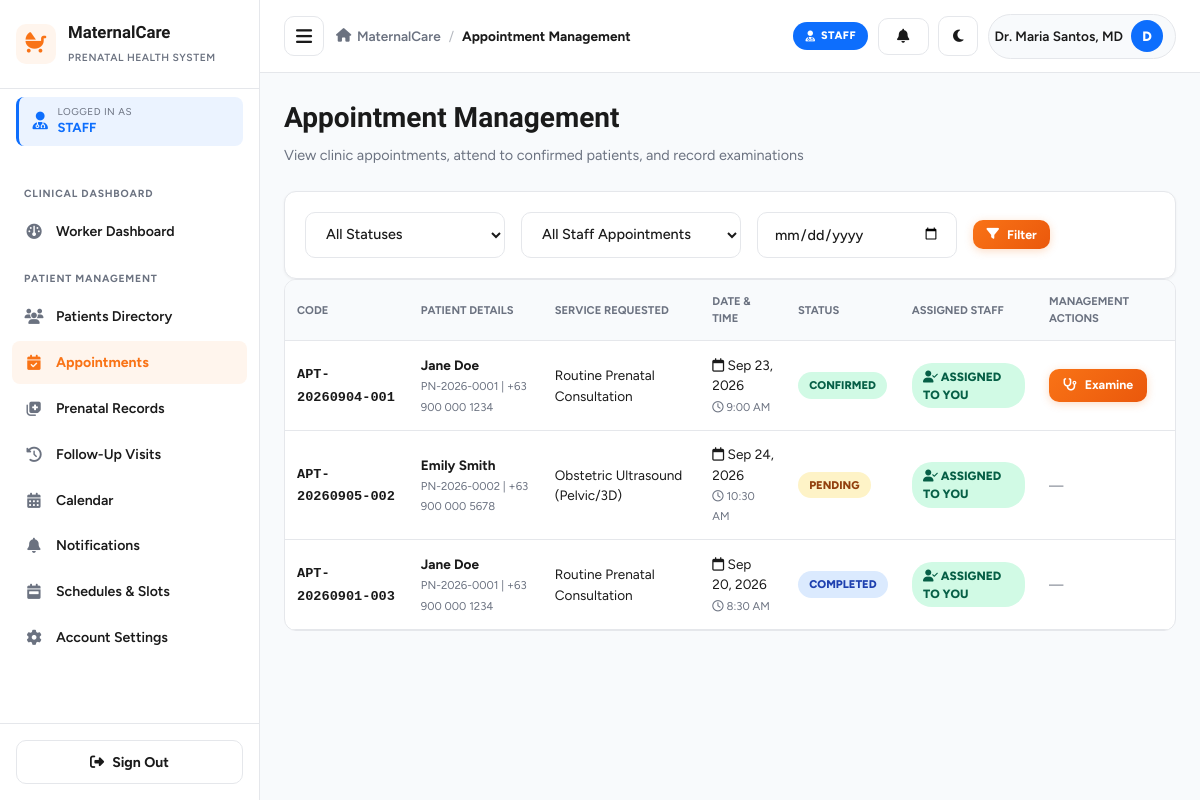
The page /worker/appointments.php (signed in) on the database its author committed.
### tables this page shows
CREATE TABLE IF NOT EXISTS `appointments` (
    `id` INT AUTO_INCREMENT PRIMARY KEY,
    `appointment_code` VARCHAR(20) NOT NULL UNIQUE,
    `patient_id` INT NOT NULL,
    `service_id` INT NOT NULL,
    `healthcare_worker_id` INT DEFAULT NULL,
    `appointment_date` DATE NOT NULL,
    `appointment_time` TIME NOT NULL,
    `status` ENUM('pending', 'confirmed', 'completed', 'cancelled', 'missed') NOT NULL DEFAULT 'pending',
    `notes` TEXT DEFAULT NULL,
    `room` VARCHAR(100) DEFAULT NULL,
    `worker_notified` TINYINT(1) NOT NULL DEFAULT 0,
    `worker_confirmed_at` DATETIME DEFAULT NULL,
    `created_at` TIMESTAMP DEFAULT CURRENT_TIMESTAMP,
    `updated_at` TIMESTAMP DEFAULT CURRENT_TIMESTAMP ON UPDATE CURRENT_TIMESTAMP,
    INDEX `idx_appt_date_service` (`appointment_date`, `service_id`, `status`),
    FOREIGN KEY (`patient_id`) REFERENCES `patients`(`id`) ON DELETE CASCADE,
    FOREIGN KEY (`service_id`) REFERENCES `services`(`id`) ON DELETE RESTRICT,
    FOREIGN KEY (`healthcare_worker_id`) REFERENCES `users`(`id`) ON DELETE SET NULL
);

CREATE TABLE IF NOT EXISTS `users` (
    `id` INT AUTO_INCREMENT PRIMARY KEY,
    `username` VARCHAR(50) NOT NULL UNIQUE,
    `email` VARCHAR(100) NOT NULL UNIQUE,
    `password` VARCHAR(255) NOT NULL,
    `role` ENUM('patient', 'healthcare_worker', 'admin') NOT NULL DEFAULT 'patient',
    `full_name` VARCHAR(100) NOT NULL,
    `phone` VARCHAR(20) DEFAULT NULL,
    `status` ENUM('active', 'inactive', 'archived') NOT NULL DEFAULT 'active',
    `address` TEXT DEFAULT NULL,
    `avatar` VARCHAR(255) DEFAULT NULL,
    `room` VARCHAR(100) DEFAULT NULL,
    `deleted_at` TIMESTAMP NULL DEFAULT NULL,
    `created_at` TIMESTAMP DEFAULT CURRENT_TIMESTAMP,
    `updated_at` TIMESTAMP DEFAULT CURRENT_TIMESTAMP ON UPDATE CURRENT_TIMESTAMP
);

CREATE TABLE IF NOT EXISTS `patients` (
    `id` INT AUTO_INCREMENT PRIMARY KEY,
    `user_id` INT NOT NULL,
    `patient_code` VARCHAR(20) NOT NULL UNIQUE,
    `dob` DATE DEFAULT NULL,
    `address` TEXT DEFAULT NULL,
    `blood_type` VARCHAR(5) DEFAULT 'A+',
    `emergency_contact_name` VARCHAR(100) DEFAULT NULL,
    `emergency_contact_phone` VARCHAR(20) DEFAULT NULL,
    `lmp` DATE DEFAULT NULL,
    `edd` DATE DEFAULT NULL,
    `gravida` INT DEFAULT 1,
    `para` INT DEFAULT 0,
    `abortus` INT DEFAULT 0,
    `medical_history` TEXT DEFAULT NULL,
    `created_at` TIMESTAMP DEFAULT CURRENT_TIMESTAMP,
    FOREIGN KEY (`user_id`) REFERENCES `users`(`id`) ON DELETE CASCADE
);

CREATE TABLE IF NOT EXISTS `services` (
    `id` INT AUTO_INCREMENT PRIMARY KEY,
    `service_name` VARCHAR(100) NOT NULL,
    `description` TEXT DEFAULT NULL,
    `duration_minutes` INT NOT NULL DEFAULT 30,
    `max_daily_slots` INT NOT NULL DEFAULT 15,
    `form_fields` LONGTEXT DEFAULT NULL,
    `updated_at` TIMESTAMP NULL DEFAULT NULL,
    `is_active` TINYINT(1) NOT NULL DEFAULT 1,
    `created_at` TIMESTAMP DEFAULT CURRENT_TIMESTAMP
);

### config/config.php (called while the page is built, shortened)
<?php
function sanitize($data) {
    return htmlspecialchars(trim((string)$data), ENT_QUOTES, 'UTF-8');
}
function getUnreadNotificationCount($userId = null) {
    $userId = $userId ?? getCurrentUserId();
    try {
        $stmt = getDB()->prepare("SELECT COUNT(*) FROM notifications WHERE user_id = ? AND is_read = 0");
        $stmt->execute([$userId]);
        return (int)$stmt->fetchColumn();
    } catch (Exception $e) {
        return 0;
    }
}
function formatDate($dateStr, $format = 'M d, Y') {
    return date($format, strtotime($dateStr));
}
function getCurrentUserId() {
    return $_SESSION['user_id'] ?? null;
}

### worker/appointments.php (the view, shortened to what this page needs)
<?php
require_once __DIR__ . '/../config/config.php';
$userId = getCurrentUserId();
$statusFilter = $_GET['status'] ?? 'all';
$staffFilter = $_GET['staff'] ?? 'all';
$dateFilter = $_GET['date'] ?? '';
try {
    $db = getDB();
    $sql = "SELECT a.*, s.service_name, u.full_name as patient_name, u.phone as patient_phone,
            p.patient_code, hw.full_name as worker_name
            FROM appointments a
            JOIN patients p ON a.patient_id = p.id
            JOIN users u ON p.user_id = u.id
            JOIN services s ON a.service_id = s.id
            LEFT JOIN users hw ON a.healthcare_worker_id = hw.id
            WHERE 1=1";
    $params = [];
    $sql .= " ORDER BY FIELD(a.status, 'confirmed', 'pending', 'completed', 'missed', 'cancelled'), a.appointment_date ASC, a.appointment_time ASC";
    $stmt = $db->prepare($sql);
    $stmt->execute($params);
    $appointments = $stmt->fetchAll();
} catch (Exception $e) {
    die("Error loading appointments: " . $e->getMessage());
}
include __DIR__ . '/../includes/header.php';
?>
<div class="page-header">
    <div class="page-title">
        <h1>Appointment Management</h1>
        <p>View clinic appointments, attend to confirmed patients, and record examinations</p>
    </div>
</div>
<div class="dashboard-card" style="padding: 1.25rem;">
    <form method="GET" action="" style="display:flex; gap:1rem; flex-wrap:wrap; align-items:center;">
        <select name="status" class="form-control" style="max-width:200px;">
            <option value="all" <?php echo $statusFilter === 'all' ? 'selected' : ''; ?>>All Statuses</option>
        </select>
        <select name="staff" class="form-control" style="max-width:220px;">
            <option value="all" <?php echo $staffFilter === 'all' ? 'selected' : ''; ?>>All Staff Appointments</option>
        </select>
        <input type="date" name="date" class="form-control" style="max-width:200px;" value="<?php echo sanitize($dateFilter); ?>">
        <button type="submit" class="btn btn-primary btn-sm">
            <i class="fa-solid fa-filter"></i> Filter
        </button>
    </form>
</div>
<div class="table-responsive">
    <table class="table">
        <thead>
            <tr>
                <th>Code</th>
                <th>Patient Details</th>
                <th>Service Requested</th>
                <th>Date & Time</th>
                <th>Status</th>
                <th>Assigned Staff</th>
                <th>Management Actions</th>
            </tr>
        </thead>
        <tbody>
            <?php if (count($appointments) > 0): ?>
                <?php foreach ($appointments as $a): ?>
                    <tr>
                        <td><strong><code><?php echo sanitize($a['appointment_code']); ?></code></strong></td>
                        <td>
                            <strong><?php echo sanitize($a['patient_name']); ?></strong><br>
                            <small class="text-muted"><?php echo sanitize($a['patient_code']); ?> | <?php echo sanitize($a['patient_phone']); ?></small>
                        </td>
                        <td><?php echo sanitize($a['service_name']); ?></td>
                        <td>
                            <i class="fa-regular fa-calendar"></i> <?php echo formatDate($a['appointment_date']); ?><br>
                            <small class="text-muted"><i class="fa-regular fa-clock"></i> <?php echo date('g:i A', strtotime($a['appointment_time'])); ?></small>
                        </td>
                        <td>
                            <span class="badge badge-<?php echo $a['status']; ?>"><?php echo ucfirst($a['status']); ?></span>
                        </td>
                        <td>
                            <?php if (!empty($a['worker_name'])): ?>
                                <?php if ((int)$a['healthcare_worker_id'] === (int)$userId): ?>
                                    <span class="badge badge-confirmed" style="font-size:0.75rem;">
                                        <i class="fa-solid fa-user-check"></i> ASSIGNED TO YOU
                                    </span>
                                <?php else: ?>
                                    <i class="fa-solid fa-user-doctor text-primary"></i> <?php echo sanitize($a['worker_name']); ?>
                                <?php endif; ?>
                            <?php else: ?>
                                <span class="badge badge-pending" style="font-size:0.75rem;">Unassigned</span>
                            <?php endif; ?>
                        </td>
                        <td>
                            <?php if ($a['status'] === 'confirmed'): ?>
                                <a href="examine.php?id=<?php echo (int)$a['id']; ?>" class="btn btn-primary btn-sm">
                                    <i class="fa-solid fa-stethoscope"></i> Examine
                                </a>
                            <?php else: ?>
                                <span class="text-muted" style="font-size:0.82rem;">—</span>
                            <?php endif; ?>
                        </td>
                    </tr>
                <?php endforeach; ?>
            <?php endif; ?>
        </tbody>
    </table>
</div>
<?php include __DIR__ . '/../includes/footer.php'; ?>

### assets/css/style.css (style rules this page uses)
:root { --primary: #f97316; --primary-dark: #ea580c; --primary-light: #fff5ed; --success: #10b981; --warning: #f59e0b; --danger: #dc3545; --info: #0d6efd; --bg-body: #f8fafc; --surface: #ffffff; --text-dark: #1a1a1a; --text-muted: #6b7280; --border-color: #e5e7eb; --radius-sm: 8px; --radius-md: 12px; --radius-lg: 16px; --shadow-sm: 0 1px 3px rgba(0, 0, 0, 0.05); --shadow-md: 0 4px 12px rgba(0, 0, 0, 0.08); --shadow-lg: 0 10px 30px rgba(0, 0, 0, 0.12); --transition: all 0.25s ease; --sidebar-width: 260px; }
* { margin: 0; padding: 0; box-sizing: border-box; }
html, body { max-width: 100%; overflow-x: hidden; }
body { font-family: 'Figtree', -apple-system, BlinkMacSystemFont, 'Segoe UI', sans-serif; background: var(--bg-body); color: var(--text-dark); line-height: 1.5; font-size: 15px; transition: background 0.3s ease, color 0.3s ease; }
h1, h2, h3, h4, h5, h6 { font-family: 'Bricolage Grotesque', 'Figtree', sans-serif; font-weight: 700; color: var(--text-dark); }
a { color: inherit; text-decoration: none; }
.page-header { display: flex; justify-content: space-between; align-items: flex-start; gap: 1rem; margin-bottom: 1.5rem; flex-wrap: wrap; }
.page-header h1 { font-size: 1.75rem; margin-bottom: 0.35rem; }
.page-header p { color: var(--text-muted); font-size: 0.9rem; }
.dashboard-card { background: var(--surface); border: 1px solid var(--border-color); border-radius: var(--radius-md); padding: 1.5rem; box-shadow: var(--shadow-sm); transition: background 0.3s ease, border-color 0.3s ease; }
.form-control { width: 100%; padding: 0.75rem 1rem; border: 1.5px solid var(--border-color); border-radius: 10px; background: var(--surface); color: var(--text-dark); font-family: inherit; font-size: 0.9rem; font-weight: 500; transition: var(--transition); outline: none; }
.form-control::placeholder { color: var(--text-muted); }
.btn { display: inline-flex; align-items: center; justify-content: center; gap: 0.5rem; padding: 0.65rem 1.15rem; border-radius: 10px; border: none; font-family: inherit; font-size: 0.88rem; font-weight: 700; cursor: pointer; transition: var(--transition); text-decoration: none; white-space: nowrap; }
.btn-primary { background: linear-gradient(135deg, #f97316 0%, #ea580c 100%); color: #fff; box-shadow: 0 2px 8px rgba(249, 115, 22, 0.25); }
.btn-sm { padding: 0.45rem 0.85rem; font-size: 0.78rem; }
.badge { display: inline-block; padding: 0.3rem 0.7rem; border-radius: 20px; font-size: 0.7rem; font-weight: 800; text-transform: uppercase; }
.badge-confirmed { background: #d1fae5; color: #065f46; }
.badge-pending { background: #fef3c7; color: #92400e; }
.badge-completed { background: #dbeafe; color: #1e40af; }
.table-responsive { width: 100%; overflow-x: auto; border-radius: var(--radius-md); background: var(--surface); border: 1px solid var(--border-color); }
.table { width: 100%; border-collapse: collapse; font-size: 0.85rem; }
.table th { text-align: left; padding: 0.85rem 0.75rem; font-size: 0.7rem; text-transform: uppercase; color: var(--text-muted); font-weight: 700; background: var(--bg-body); border-bottom: 1px solid var(--border-color); }
.table td { padding: 0.85rem 0.75rem; font-size: 0.85rem; border-bottom: 1px solid var(--border-color); color: var(--text-dark); }
.text-muted { color: var(--text-muted); }

### rows shown on the page
appointments: appointment_code "APT-20260904-001", users.full_name "Jane Doe", patient.patient_code "PN-2026-0001", users.phone "+63 900 000 1234", service.service_name "Routine Prenatal Consultation", appointment_date "Sep 23, 2026", appointment_time "9:00 AM", status "CONFIRMED", shows "ASSIGNED TO YOU"
appointments: appointment_code "APT-20260905-002", users.full_name "Emily Smith", patient.patient_code "PN-2026-0002", users.phone "+63 900 000 5678", service.service_name "Obstetric Ultrasound (Pelvic/3D)", appointment_date "Sep 24, 2026", appointment_time "10:30 AM", status "PENDING", shows "ASSIGNED TO YOU"
appointments: appointment_code "APT-20260901-003", users.full_name "Jane Doe", patient.patient_code "PN-2026-0001", users.phone "+63 900 000 1234", service.service_name "Routine Prenatal Consultation", appointment_date "Sep 20, 2026", appointment_time "8:30 AM", status "COMPLETED", shows "ASSIGNED TO YOU"

### other values the page prints
$role['label'] "STAFF"
$item['section'] "CLINICAL DASHBOARD"
$item['label'] "Worker Dashboard"
$item['section'] "PATIENT MANAGEMENT"
$item['label'] "Patients Directory"
$item['label'] "Appointments"
$item['label'] "Prenatal Records"
$item['label'] "Follow-Up Visits"
$item['label'] "Calendar"
$item['label'] "Notifications"
$item['label'] "Schedules & Slots"
$item['label'] "Account Settings"
$pageTitle "Appointment Management"
$currentName "Dr. Maria Santos, MD"
$userInitial "D"
